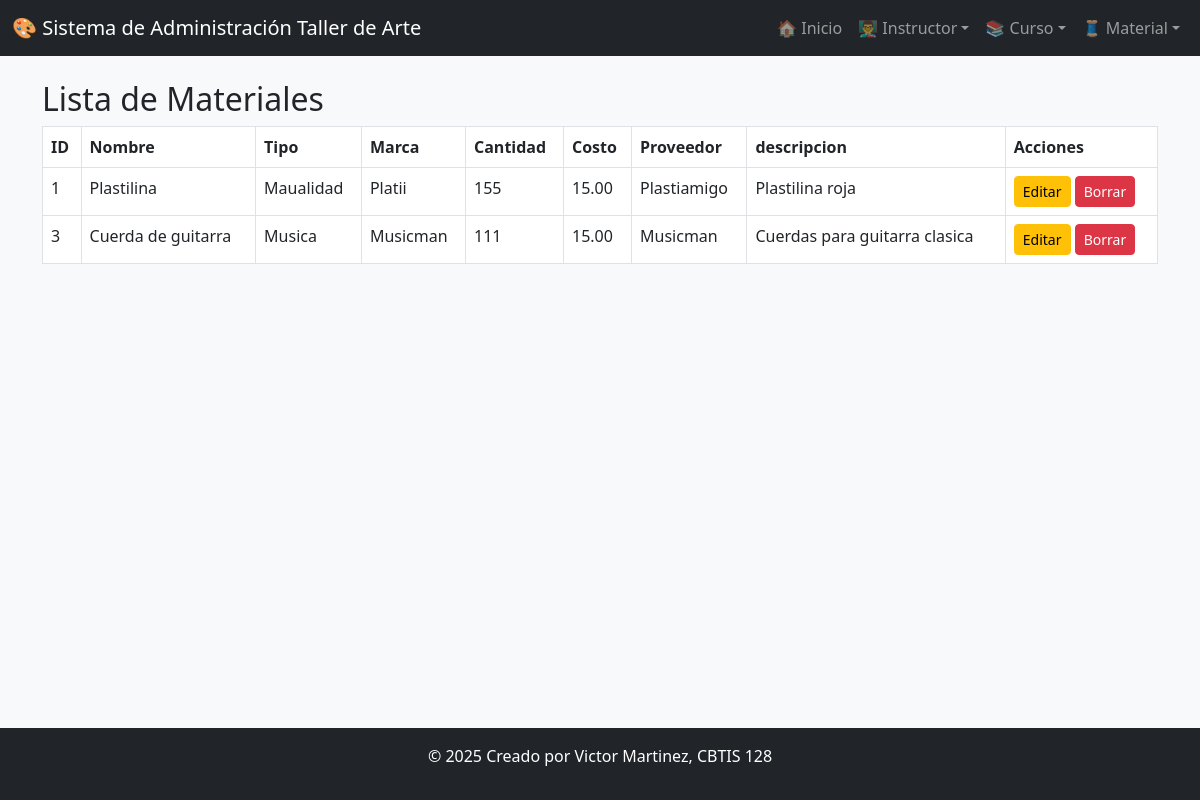
The app's page /ver_material/ with its own data.
### app_TallerdeArte/models.py (models this page shows, shortened)
class Material(models.Model):
    material_id = models.AutoField(primary_key=True)
    nombre_material = models.CharField(max_length=100)
    tipo = models.CharField(max_length=50)
    marca = models.CharField(max_length=50)
    cantidad_stock = models.PositiveIntegerField()
    costo_unitario = models.DecimalField(max_digits=8, decimal_places=2)
    nombre_proveedor = models.CharField(max_length=100)
    descripcion = models.TextField()
    curso = models.ForeignKey('Curso', on_delete=models.CASCADE, related_name='materiales', null=True, blank=True)

### app_TallerdeArte/views.py (the view)
# urls.py: path('ver_material/', views.ver_material, name='ver_material'),
def ver_material(request):
    materiales = Material.objects.all().order_by('material_id')
    return render(request, 'material/ver_material.html', {'materiales': materiales})

### app_TallerdeArte/templates/material/ver_material.html
{% extends 'base.html' %}
{% block content %}
<h2>Lista de Materiales</h2>
<table class="table table-bordered">
  <thead>
    <tr>
      <th>ID</th><th>Nombre</th><th>Tipo</th><th>Marca</th><th>Cantidad</th><th>Costo</th><th>Proveedor</th><th>descripcion</th><th>Acciones</th>
    </tr>
  </thead>
  <tbody>
    {% for m in materiales %}
    <tr>
      <td>{{ m.material_id }}</td>
      <td>{{ m.nombre_material }}</td>
      <td>{{ m.tipo }}</td>
      <td>{{ m.marca }}</td>
      <td>{{ m.cantidad_stock }}</td>
      <td>{{ m.costo_unitario }}</td>
      <td>{{ m.nombre_proveedor }}</td>
      <td>{{ m.descripcion }}</td>
      <td>
        <a href="{% url 'actualizar_material' m.material_id %}" class="btn btn-warning btn-sm">Editar</a>
        <a href="{% url 'borrar_material' m.material_id %}" class="btn btn-danger btn-sm">Borrar</a>
      </td>
    </tr>
    {% endfor %}
  </tbody>
</table>
{% endblock %}

### records on screen
Material: material_id "1", nombre_material "Plastilina", tipo "Maualidad", marca "Platii", cantidad_stock "155", costo_unitario "15.00", nombre_proveedor "Plastiamigo", descripcion "Plastilina roja"
Material: material_id "3", nombre_material "Cuerda de guitarra", tipo "Musica", marca "Musicman", cantidad_stock "111", costo_unitario "15.00", nombre_proveedor "Musicman", descripcion "Cuerdas para guitarra clasica"
